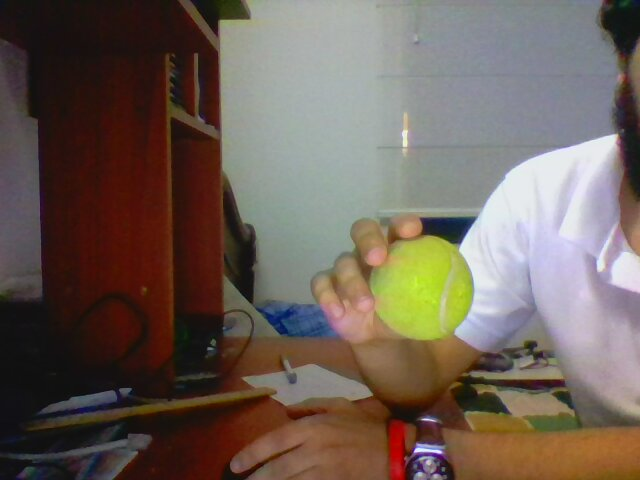
#> input picture modulo python/images/distance/calibration.jpg, 640 x 480 px, given in place of the camera
$ python modulo.py
#> lines starting #> are read from the running program, lines starting #| are printed output that depends on the picture
from sys import stdin
from automaticdetection import automaticDetection
import posix_ipc
import threading
import cv2
import glob

def carga(img, objetivos):
    lista = glob.glob("*.jpg")
    for nom in lista:
        imagen = cv2.imread(nom)
        h1, w1, _ = img.shape
        h2, w2, _ = imagen.shape
        lim=cv2.resize(imagen, None,fx=(float(h1)/float(h2)), fy=(float(h1)/float(h2)), interpolation = cv2.INTER_CUBIC)
        objetivos[nom]=lim

#Import modules
config_file = open('config_file.txt','r')
#> (reads modulo python/config_file.txt from the repository)
import_modules = dict()
for line in config_file:
	data = line.strip().split(' ')
	import_modules[data[0]] = data[1]
deteccion = __import__(import_modules['deteccion'])
distancia = __import__(import_modules['distancia'])
#Add the objects to recognize
objetivos = {}
cap = cv2.VideoCapture(0)
ret, frame = cap.read()
#> frame is the input picture: shape (480, 640, 3); mean B, G, R 87.5, 96.5, 109.7
carga(frame, objetivos)
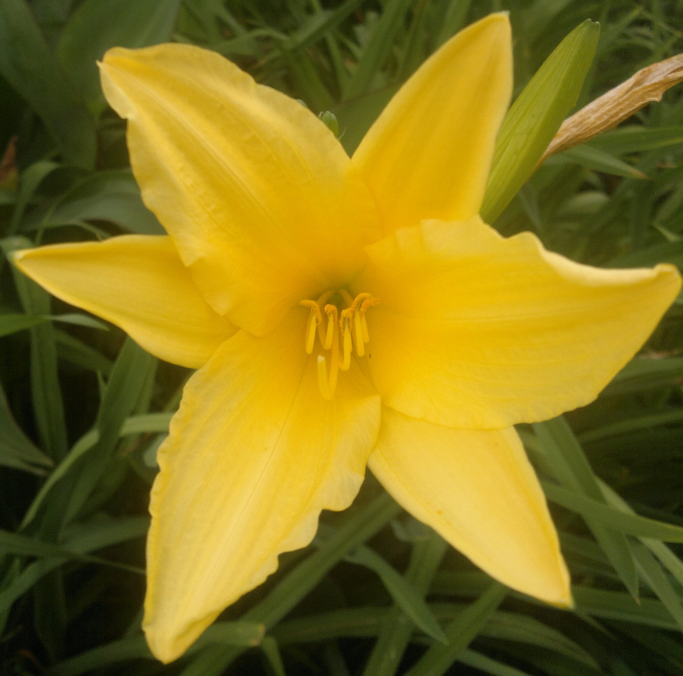
#> input picture modulo python/72.jpg, 2048 x 2028 px (shown at 1/3 size)
#> in carga, imagen is the input picture: shape (2028, 2048, 3); mean B, G, R 28, 116.4, 133.4
#> in carga, `lim=cv2.resize(imagen, None,fx=(float(h1)/float(h2)), fy=(float(h1)/fl..`:
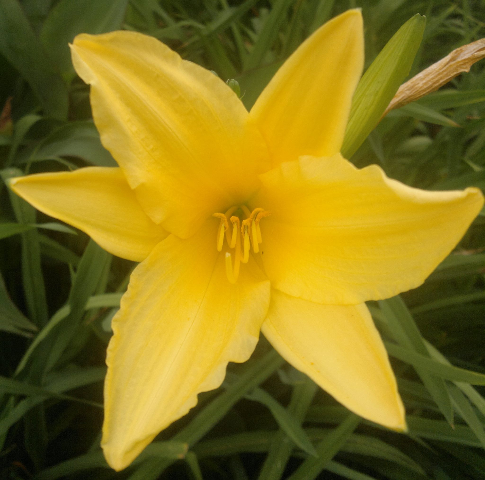
#> lim: shape (480, 485, 3); mean B, G, R 28, 116.4, 133.3
cap.release()
#Open the Queues
#> (the run stopped early here; a loop or call above may not have finished)
